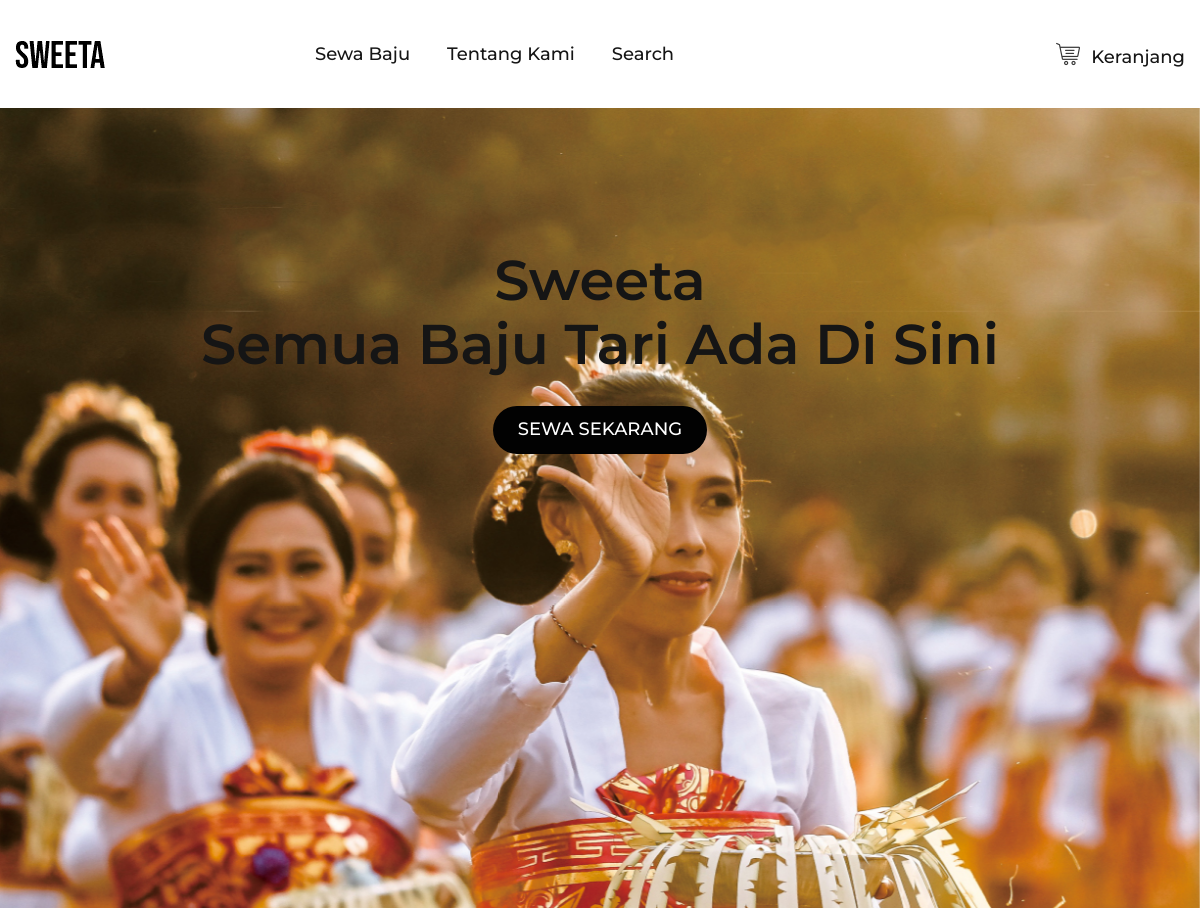
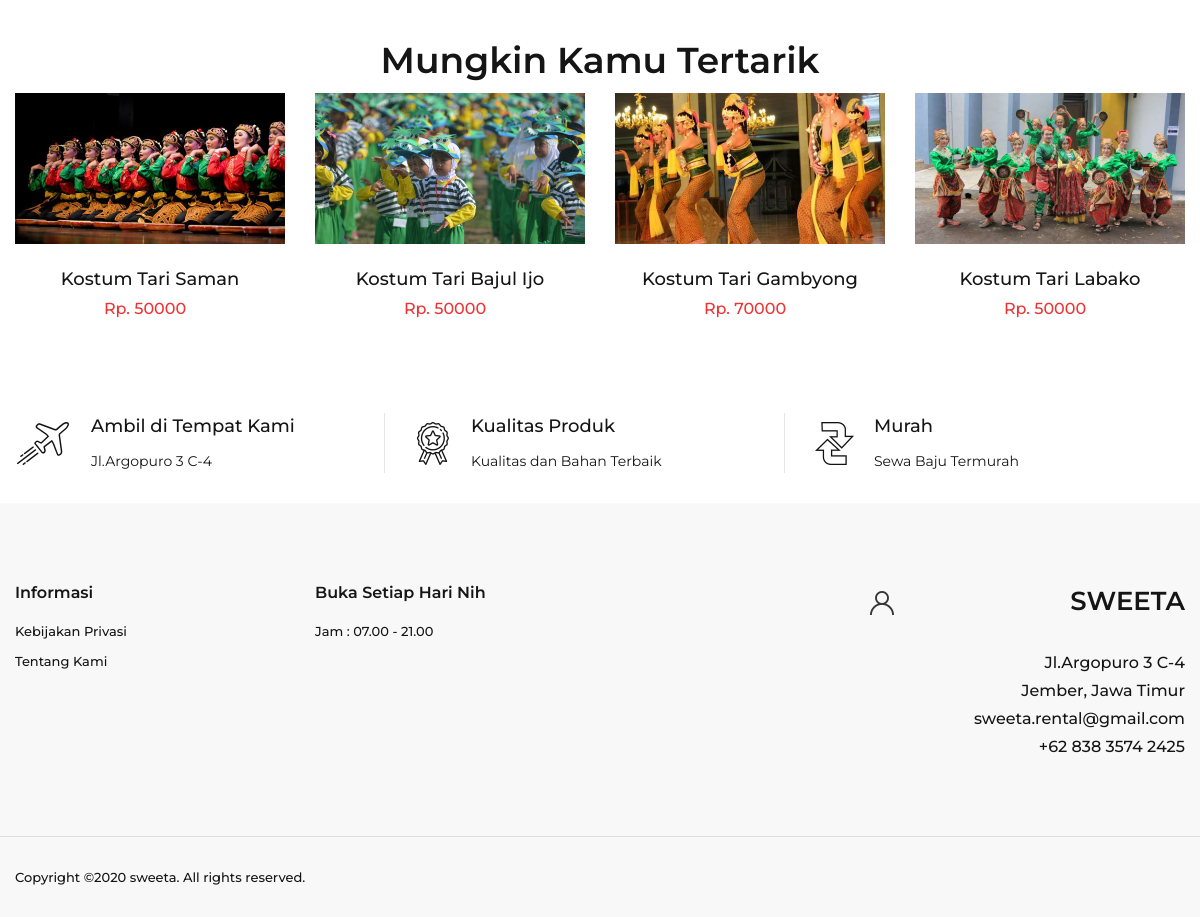
The page / on the database its author committed (2 pictures, top to bottom).
### tables this page shows
CREATE TABLE `barang` (
  `kd_barang` varchar(10) NOT NULL,
  `foto` varchar(20) NOT NULL,
  `foto_besar` varchar(20) NOT NULL,
  `nama_barang` varchar(30) NOT NULL,
  `harga_barang` int(11) NOT NULL,
  `deskripsi_barang` text NOT NULL,
  `jumlah_barang` int(11) NOT NULL
);

### index.php (the view, shortened to what this page needs)
<!doctype html>
<html class="no-js" lang="zxx">
<head>
    <link rel="stylesheet" href="assets/css/vendor/bootstrap.min.css">
    <link rel="stylesheet" href="assets/css/vendor/iconfont.min.css">
    <link rel="stylesheet" href="assets/css/vendor/helper.css">
    <link rel="stylesheet" href="assets/css/plugins/plugins.css">
    <link rel="stylesheet" href="assets/css/style.css">
</head>
<body>
    <?php
    require 'connect.php';
    $sql = "SELECT * FROM barang ORDER BY rand() LIMIT 4";
    $result = mysqli_query($con, $sql);
	?>
    <div id="main-wrapper">
        <?php include "header_web.php"?>
        <div class="hero-section section position-relative">
            <div class="hero-slider section">
                <div class="hero-item  bg-image" data-bg="assets/images/hero/hero-1.jpg">
                    <div class="container">
                        <div class="row">
                            <div class="col-12">
                                <div class="hero-content-2 center">
                                    <h2>Sweeta<br>Semua Baju Tari Ada Di Sini</h2>
                                    <a href="shop.php" class="btn">Sewa Sekarang</a>
                                </div>
                            </div>
                        </div>
                    </div>
                </div>
            </div>
        </div>
        <div
            class="product-section section pt-70 pt-lg-50 pt-md-40 pt-sm-30 pt-xs-20 pb-55 pb-lg-35 pb-md-25 pb-sm-15 pb-xs-5">
            <div class="container">
                <div class="row">
                    <div class="col">
                        <div class="section-title text-center mb-15">
                            <h2>Mungkin Kamu Tertarik</h2>
                        </div>
                    </div>
                </div>
                <div class="tab-content">
                    <div id="home" class="tab-pane fade active show">
                        <div class="row">
                            <?php while($barang = mysqli_fetch_object($result)) { ?>
                            <div class="col-lg-3 col-md-4 col-sm-6">
                                <div class="single-grid-product mb-40">
                                    <div class="product-image">
                                        <a href="single-product.php?kode_barang=<?php echo $barang->kd_barang; ?>">
                                            <img src="./assets/images/pic/<?php echo $barang->foto; ?>"
                                                class="img-fluid" alt="">
                                        </a>
                                        <div class="product-action">
                                            <ul>
                                            </ul>
                                        </div>
                                    </div>
                                    <div class="product-content">
                                        <h3 class="title"> <a
                                                href="single-product.php"><?php echo $barang->nama_barang; ?></a></h3>
                                        <p class="product-price"><span class="discounted-price">Rp.
                                                <?php echo $barang->harga_barang; ?></span>
                                        </p>
                                    </div>
                                </div>
                            </div>
                            <?php } ?>
                        </div>
                    </div>
                </div>
            </div>
        </div>
        <div class="features-section section pt-30 pt-lg-15 pt-md-0 pt-sm-0 pt-xs-15">
            <div class="container">
                <div class="row">
                    <div class="col-lg-4 col-md-6">
                        <div class="single-feature mb-30">
                            <div class="feature-image">
                                <img src="./assets/images/icons/feature-1.png" class="img-fluid" alt="">
                            </div>
                            <div class="feature-content">
                                <h4 class="title">Ambil di Tempat Kami</h4>
                                <p class="short-desc">Jl.Argopuro 3 C-4</p>
                            </div>
                        </div>
                    </div>
                    <div class="col-lg-4 col-md-6">
                        <div class="single-feature mb-30">
                            <div class="feature-image">
                                <img src="./assets/images/icons/feature-2.png" class="img-fluid" alt="">
                            </div>
                            <div class="feature-content">
                                <h4 class="title">Kualitas Produk</h4>
                                <p class="short-desc">Kualitas dan Bahan Terbaik</p>
                            </div>
                        </div>
                    </div>
                    <div class="col-lg-4 col-md-6">
                        <div class="single-feature mb-30">
                            <div class="feature-image">
                                <img src="./assets/images/icons/feature-3.png" class="img-fluid" alt="">
                            </div>
                            <div class="feature-content">
                                <h4 class="title">Murah</h4>
                                <p class="short-desc">Sewa Baju Termurah</p>
                            </div>
                        </div>
                    </div>
                </div>
            </div>
        </div>
        <?php include "footer.php" ?>
    </div>
</body>
</html>

### rows shown on the page
barang: foto (picture), nama_barang "Kostum Tari Saman", harga_barang "50000"
barang: foto (picture), nama_barang "Kostum Tari Bajul Ijo", harga_barang "50000"
barang: foto (picture), nama_barang "Kostum Tari Gambyong", harga_barang "70000"
barang: foto (picture), nama_barang "Kostum Tari Labako", harga_barang "50000"
